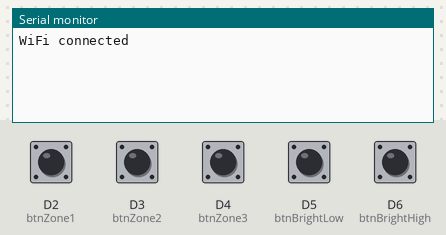
A sketch run on a simulated Arduino Uno R4 WiFi. On the bench: the last lines printed to the serial monitor. Inputs (shaded band) come from the test bench; at power-on: D2 (btnZone1), D3 (btnZone2), D4 (btnZone3), D5 (btnBrightLow), D6 (btnBrightHigh) HIGH. WiFi joins after 1.5 s; servers stay silent unless stated; uploads are accepted with an empty reply.

Above: at 2.7 s.
2.8 s: D2 (btnZone1) pulled LOW for 0.15 s
At 4.0 s:
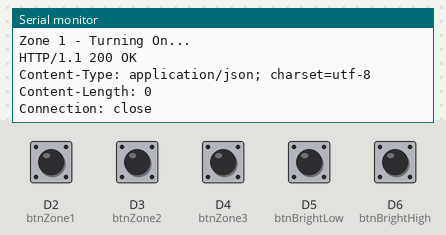
4.5 s: D5 (btnBrightLow) pulled LOW for 0.15 s
At 4.69 s:
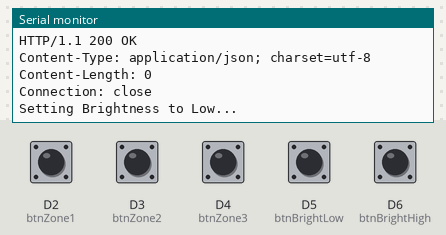
6.1 s: D6 (btnBrightHigh) pulled LOW for 0.15 s
At 6.29 s:
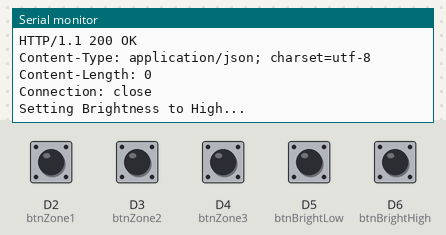
7.7 s: D2 (btnZone1) pulled LOW for 1 s
At 7.89 s:
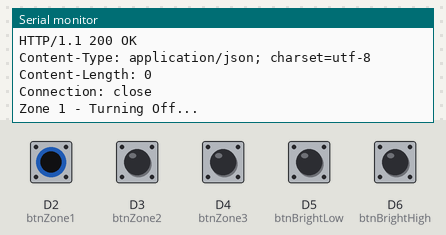
10.2 s: D3 (btnZone2) pulled LOW for 0.15 s
At 10.4 s:
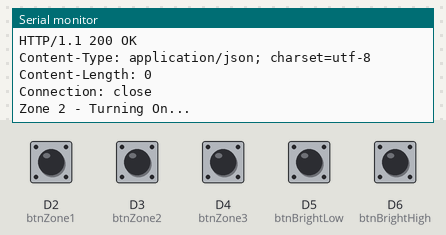
11.8 s: D4 (btnZone3) pulled LOW for 0.15 s
At 12.0 s:
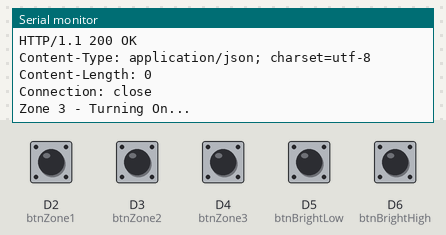

Measured:
- after the input at 2.8 s, the serial monitor: prints a new line at once (image 1)
- after the input at 4.5 s, the serial monitor: prints a new line at once (image 2)
- after the input at 6.1 s, the serial monitor: prints a new line at once (image 3)
- after the input at 7.7 s, the serial monitor: prints a new line at once (image 4)
- after the input at 10.2 s, the serial monitor: prints a new line at once (image 5)
- after the input at 11.8 s, the serial monitor: prints a new line at once (image 6)

The sketch:

sketch_jun20a.ino
```cpp
#include <WiFiS3.h>

const char* ssid = "WIFI_NANE(SSID)";
const char* password = "WIFI_PASSWORD";
const char* apiKey = "GOVEE_API";

// Zones (real devices from your account)

const char* macZone1 = "MAC_ADDRESS";
const char* modelZone1 = "HXXXX";

const char* macZone2 = "MAC_ADDRESS";
const char* modelZone2 = "HXXXX";

const char* macZone3 = "MAC_ADDRESS";
const char* modelZone3 = "HXXXX";

// Buttons

const int btnZone1 = 2;
const int btnZone2 = 3;
const int btnZone3 = 4;
const int btnBrightLow = 5;
const int btnBrightHigh = 6;

const char* activeMac = macZone1;
const char* activeModel = modelZone1;

// On/off state for each zone (for toggle behavior)
bool zone1On = false;
bool zone2On = false;
bool zone3On = false;

// Previous button states for edge detection
int lastZone1 = HIGH, lastZone2 = HIGH, lastZone3 = HIGH;
int lastBrightHigh = HIGH, lastBrightLow = HIGH;

WiFiSSLClient client;

void setup() {
  Serial.begin(9600);

  pinMode(btnZone1, INPUT_PULLUP);
  pinMode(btnZone2, INPUT_PULLUP);
  pinMode(btnZone3, INPUT_PULLUP);
  pinMode(btnBrightLow, INPUT_PULLUP);
  pinMode(btnBrightHigh, INPUT_PULLUP);

  WiFi.begin(ssid, password);
  while (WiFi.status() != WL_CONNECTED) { delay(500); }
  Serial.println("WiFi connected");
}

void loop() {
  int z1 = digitalRead(btnZone1);
  int z2 = digitalRead(btnZone2);
  int z3 = digitalRead(btnZone3);
  int bH = digitalRead(btnBrightHigh);
  int bL = digitalRead(btnBrightLow);

  // Zone 1 - toggle on/off
  if (z1 == LOW && lastZone1 == HIGH) {
    activeMac = macZone1; activeModel = modelZone1;
    zone1On = !zone1On;
    if (zone1On) {
      Serial.println("Zone 1 - Turning On...");
      sendGoveeCommand(macZone1, modelZone1, "turn", "on");
    } else {
      Serial.println("Zone 1 - Turning Off...");
      sendGoveeCommand(macZone1, modelZone1, "turn", "off");
    }
  }

  // Zone 2 - toggle on/off
  if (z2 == LOW && lastZone2 == HIGH) {
    activeMac = macZone2; activeModel = modelZone2;
    zone2On = !zone2On;
    if (zone2On) {
      Serial.println("Zone 2 - Turning On...");
      sendGoveeCommand(macZone2, modelZone2, "turn", "on");
    } else {
      Serial.println("Zone 2 - Turning Off...");
      sendGoveeCommand(macZone2, modelZone2, "turn", "off");
    }
  }

  // Zone 3 - toggle on/off
  if (z3 == LOW && lastZone3 == HIGH) {
    activeMac = macZone3; activeModel = modelZone3;
    zone3On = !zone3On;
    if (zone3On) {
      Serial.println("Zone 3 - Turning On...");
      sendGoveeCommand(macZone3, modelZone3, "turn", "on");
    } else {
      Serial.println("Zone 3 - Turning Off...");
      sendGoveeCommand(macZone3, modelZone3, "turn", "off");
    }
  }

  // Brightness High - affects active zone
  if (bH == LOW && lastBrightHigh == HIGH) {
    Serial.println("Setting Brightness to High...");
    sendGoveeCommand(activeMac, activeModel, "brightness", "100");
  }

  // Brightness Low - affects active zone
  if (bL == LOW && lastBrightLow == HIGH) {
    Serial.println("Setting Brightness to Low...");
    sendGoveeCommand(activeMac, activeModel, "brightness", "20");
  }

  lastZone1 = z1; lastZone2 = z2; lastZone3 = z3;
  lastBrightHigh = bH; lastBrightLow = bL;

  delay(50);  // simple debounce
}

void sendGoveeCommand(const char* mac, const char* model, String cmdName, String cmdValue) {
  // Make sure WiFi is still up; reconnect if it dropped
  if (WiFi.status() != WL_CONNECTED) {
    Serial.println("WiFi lost - reconnecting...");
    WiFi.begin(ssid, password);
    unsigned long wifiTimeout = millis();
    while (WiFi.status() != WL_CONNECTED && millis() - wifiTimeout < 10000) {
      delay(500);
    }
    if (WiFi.status() != WL_CONNECTED) {
      Serial.println("WiFi reconnect failed");
      return;
    }
    Serial.println("WiFi reconnected");
  }

  String valueField = (cmdName == "brightness") ? cmdValue : "\"" + cmdValue + "\"";
  String payload = "{\"device\":\"" + String(mac) + "\",\"model\":\"" + String(model) + "\",\"cmd\":{\"name\":\"" + cmdName + "\",\"value\":" + valueField + "}}";

  // Try to connect up to 3 times (R4's SSL client can fail transiently)
  bool connected = false;
  for (int attempt = 1; attempt <= 3; attempt++) {
    if (client.connect("developer-api.govee.com", 443)) {
      connected = true;
      break;
    }
    Serial.print("Connect attempt ");
    Serial.print(attempt);
    Serial.println(" failed, retrying...");
    delay(500);
  }

  if (!connected) {
    Serial.println("Connection to Govee failed after 3 tries");
    return;
  }

  client.println("PUT /v1/devices/control HTTP/1.1");
  client.println("Host: developer-api.govee.com");
  client.print("Govee-API-Key: "); client.println(apiKey);
  client.println("Content-Type: application/json");
  client.print("Content-Length: "); client.println(payload.length());
  client.println("Connection: close");
  client.println();
  client.print(payload);

  // Read and print the server's response
  unsigned long timeout = millis();
  while (millis() - timeout < 5000) {
    while (client.available()) {
      char c = client.read();
      Serial.write(c);
      timeout = millis();
    }
    if (!client.connected() && !client.available()) break;
  }
  Serial.println();
  client.stop();
}
```
